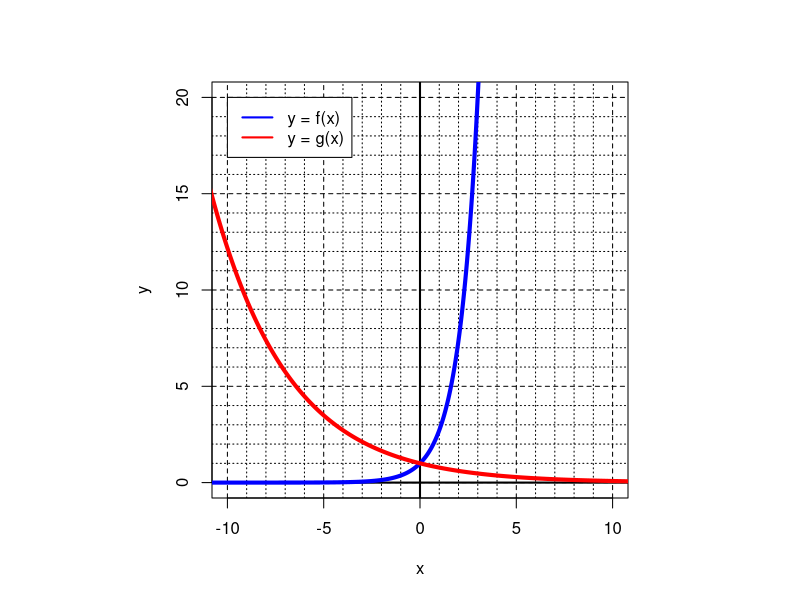

This chart was generated by the following R code:
## ---- chunk 1
b = round(sample(c(seq(-4.5,-2,0.1),seq(2,4.5,0.1)),1),1)
if(b<0){
  sym = "-"
} else {
  sym = ""
}
B = exp(1/b)
## ---- chunk 2
par(pty="s")
plot(0,0,type="n",xlim=c(-10,10),ylim=c(0,20),xlab="x",ylab="y")
for(i in -15:22){
  if(i%%5==0){
    abline(h=i,lty=2)
    abline(v=i,lty=2)
  } else {
    abline(h=i,lty=3)
    abline(v=i,lty=3)
  }
}
abline(h=0,lwd=2)
abline(v=0,lwd=2)
x = seq(-11,11,0.01)
y = exp(x)
lines(x,y,col="blue",lwd=4)
x = seq(-11,11,0.01)
y = exp(x/b)
lines(x,y,col="red",lwd=4)
legend(-10,20,c("y = f(x)","y = g(x)"),lwd=2,col = c("blue","red"))
